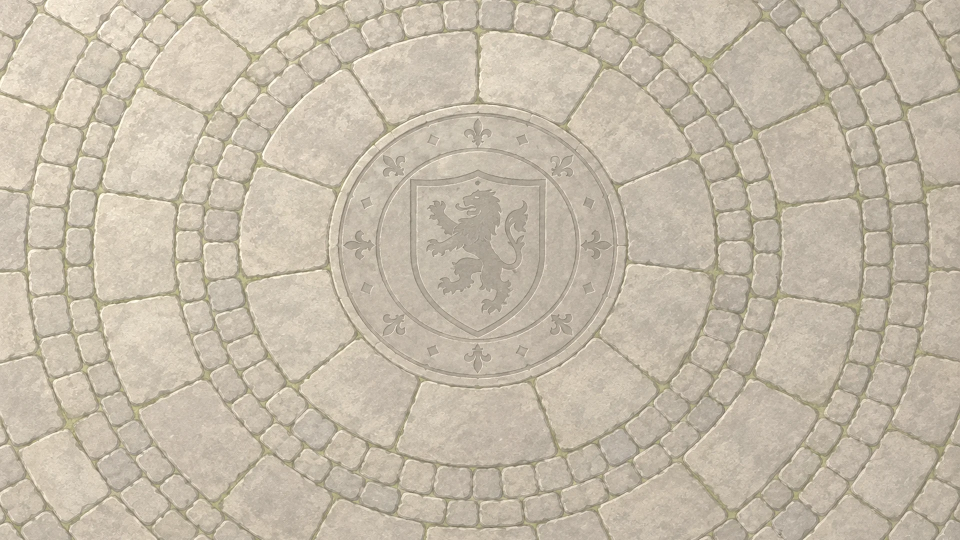
#> input picture assets/floor.webp, 1920 x 1080 px (shown at 1/2 size)
$ python prepare-floor.py ../assets/floor.webp out.png
#> lines starting #> are read from the running program, lines starting #| are printed output that depends on the picture
#!/usr/bin/env python3
"""Prepare the arena floor, enforcing the measured playfield gate.

The gate exists because of a hard constraint, not a preference: the HUD draws
dark sepia ink straight onto the arena, and every actor is a mid-to-dark mass
with a heavy outline. A playfield that is too dark makes the ink unreadable and
swallows the cast; one that is too varied or too saturated competes with them.

So the floor is not "generated and hoped for". A model asked for pale stone will
happily return dark, richly saturated cobbles - the medieval courtyard came back
at mean 110 and 28% saturation against a 180-205 / <=18 / low-chroma gate - and
eyeballing it at source resolution will not catch that. This solves for the
correction, applies it, and re-measures before writing anything.

Usage: prepare-floor.py RAW.png assets/floor.webp [--target 186] [--std-cap 18]
"""
from __future__ import annotations

import argparse
from pathlib import Path

import numpy as np
from PIL import Image

TARGET_W, TARGET_H = 1920, 1080


def central(lum: np.ndarray) -> np.ndarray:
    h, w = lum.shape
    return lum[int(h * 0.2) : int(h * 0.8), int(w * 0.2) : int(w * 0.8)]


def stats(rgb: np.ndarray) -> tuple[float, float, float]:
    a = rgb.astype(np.float64)
    lum = 0.2126 * a[..., 0] + 0.7152 * a[..., 1] + 0.0722 * a[..., 2]
    c = central(lum)
    mx = a.max(axis=2)
    mn = a.min(axis=2)
    sat = np.where(mx > 0, (mx - mn) / np.maximum(mx, 1), 0.0)
    return float(c.mean()), float(c.std()), float(sat[int(a.shape[0] * 0.2) : int(a.shape[0] * 0.8),
                                                    int(a.shape[1] * 0.2) : int(a.shape[1] * 0.8)].mean() * 100)


def apply(rgb: np.ndarray, gain: float, offset: float, sat: float) -> np.ndarray:
    """A linear levels map, then an optional saturation pull.

    Deliberately NOT a gamma curve. Gamma is the reflex for brightening, but it
    COMPRESSES the upper range, and the first attempt at this floor came back
    with its texture flattened from std 13.9 to 9.0 - a floor that reads as
    painted card rather than stone. A gain-and-offset lift keeps the detail: the
    dark image has plenty of headroom above it, so the contrast survives.
    """
    a = rgb.astype(np.float64) * gain + offset
    if sat != 1.0:
        lum = (0.2126 * a[..., 0] + 0.7152 * a[..., 1] + 0.0722 * a[..., 2])[..., None]
        a = lum + (a - lum) * sat
    return np.clip(a, 0, 255).astype(np.uint8)


def main() -> int:
    ap = argparse.ArgumentParser()
    ap.add_argument("src")
    ap.add_argument("dst")
    ap.add_argument("--target", type=float, default=186.0)
    ap.add_argument("--std-cap", type=float, default=18.0)
    ap.add_argument("--sat-cap", type=float, default=14.0)
    args = ap.parse_args()

    im = Image.open(args.src).convert("RGB")
#> im is the input picture: PIL image 1920x1080 RGB; mean R, G, B 196.5, 186.1, 168.6
    # 3:2 -> 16:9 about the centre.
    want_h = round(im.width * TARGET_H / TARGET_W)
#> want_h = 1080
    if want_h <= im.height:
        top = (im.height - want_h) // 2
#> top = 0
        im = im.crop((0, top, im.width, top + want_h))
    else:
        want_w = round(im.height * TARGET_W / TARGET_H)
        left = (im.width - want_w) // 2
        im = im.crop((left, 0, left + want_w, im.height))
    im = im.resize((TARGET_W, TARGET_H), Image.LANCZOS)
    rgb = np.asarray(im)

    m0, s0, sat0 = stats(rgb)
#> in stats, `lum = 0.2126 * a[..., 0] + 0.7152 * a[..., 1] + 0.0722 * a[..., 2]`:
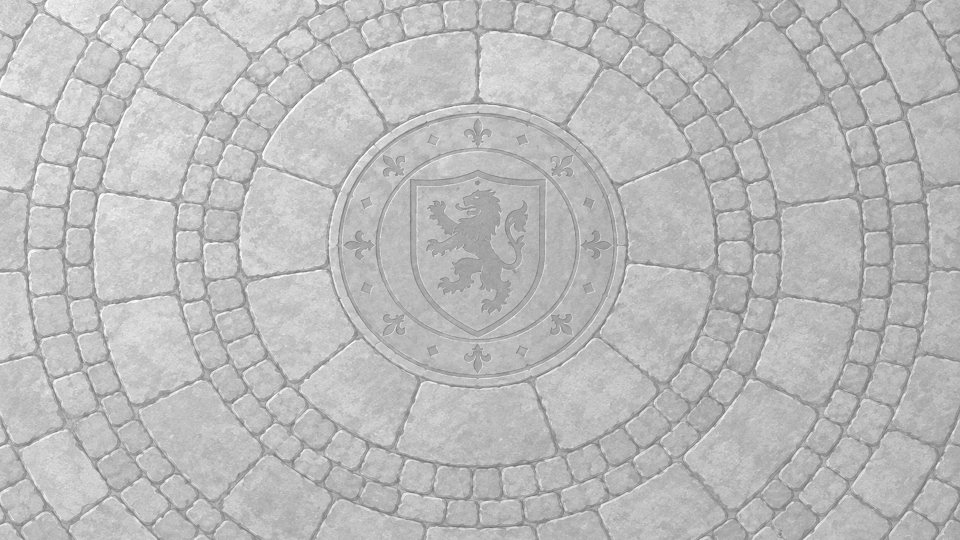
#> lum: shape (1080, 1920) float64 (shown at 1/2 size); min 96.61, max 255, mean 187.1
#> in central, `return lum[int(h * 0.2) : int(h * 0.8), int(w * 0.2) : int(w * 0.8)]`:
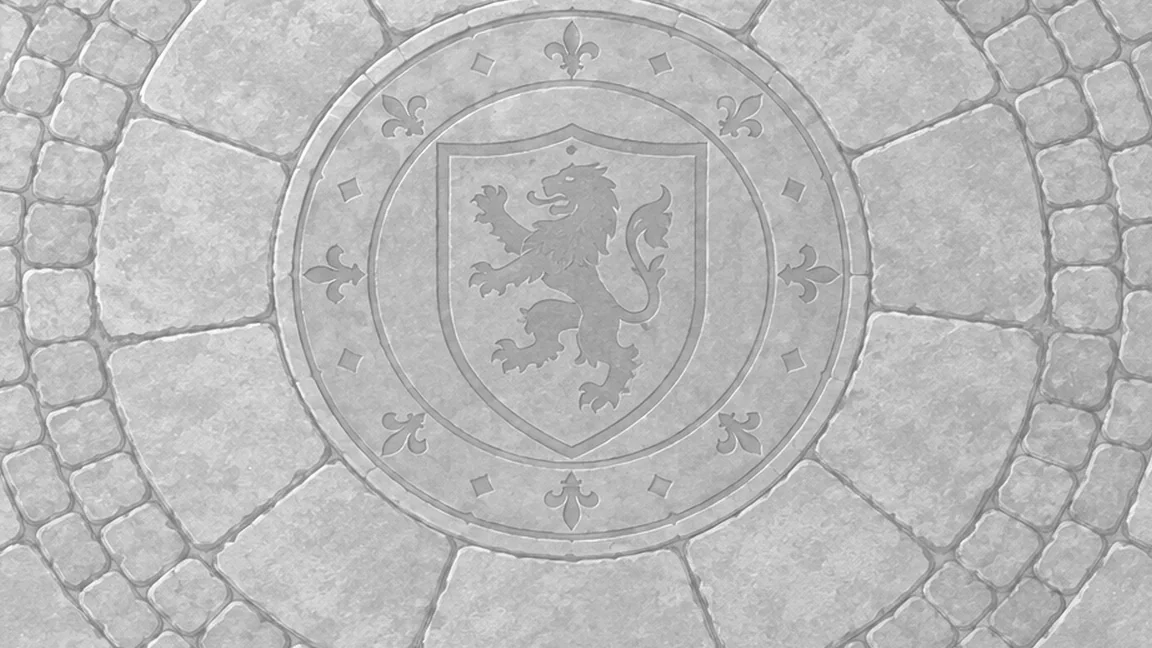
#> returned value: shape (648, 1152) float64; min 103.6, max 254.4, mean 185.7
#> in stats, `mn = a.min(axis=2)`:
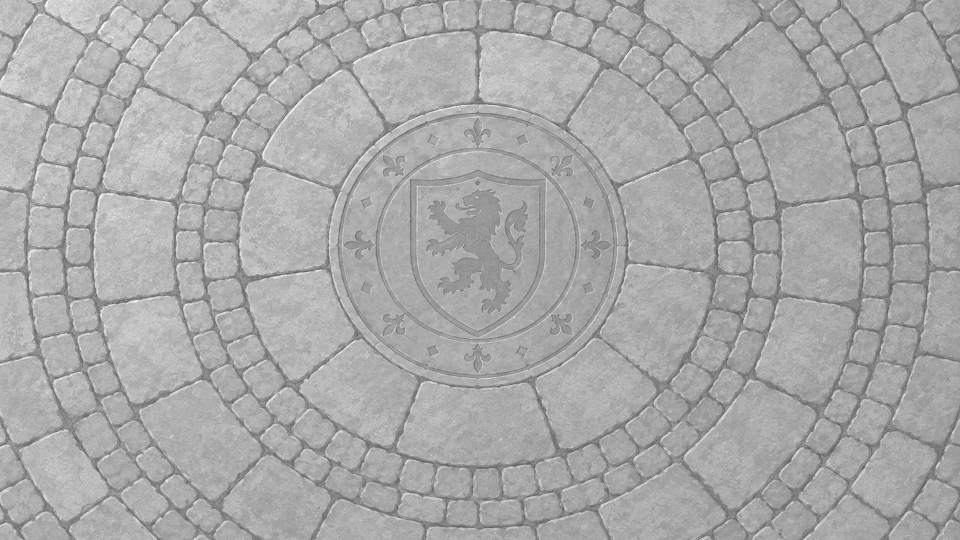
#> mn: shape (1080, 1920) float64 (shown at 1/2 size); min 76, max 255, mean 168.6
#> in stats, `sat = np.where(mx > 0, (mx - mn) / np.maximum(mx, 1), 0.0)`:
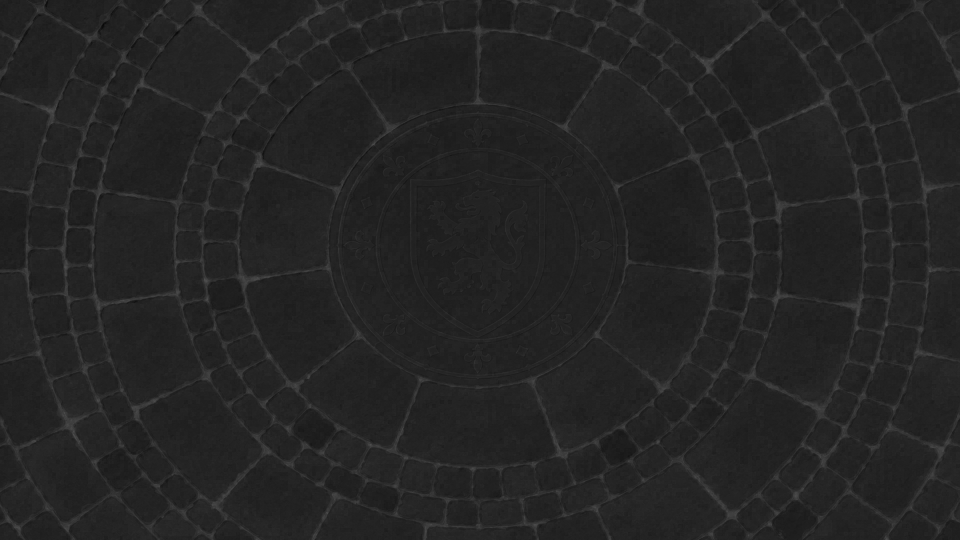
#> sat: shape (1080, 1920) float64 (shown at 1/2 size); min 0, max 0.329, mean 0.143
#> m0 = 185.7; s0 = 17.91; sat0 = 14.03
    print(f"raw      mean={m0:6.1f} std={s0:5.1f} sat={sat0:5.1f}%")
#| raw      mean= 185.7 std= 17.9 sat= 14.0%

    # Solve the lift directly: take as much gain as the std cap allows (contrast
    # is what keeps the stone reading as stone), then set the offset to land the
    # mean, and reject the gain if it would clip the highlights.
    gain = min(args.std_cap / max(1e-6, s0), 1.6)
#> gain = 1.01
    while gain > 0.5:
        offset = args.target - gain * m0
        cand = rgb.astype(np.float64) * gain + offset
        if float((cand > 254.5).mean()) <= 0.004:
            break
        gain -= 0.02
    else:
        raise SystemExit("cannot reach the target mean without clipping")
#> this loop made 1 pass
#> pass 1, in main, `cand = rgb.astype(np.float64) * gain + offset`:
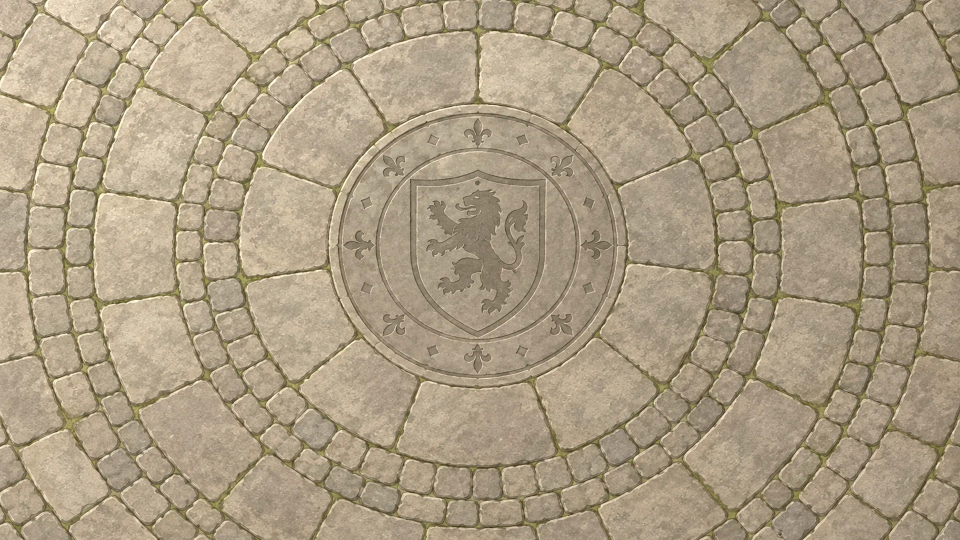
#> cand: shape (1080, 1920, 3) float64 (shown at 1/2 size); mean R, G, B 196.9, 186.5, 168.9; drawn with min black and max white
#> after the loop, gain = 1.01

    # Saturation is a RATIO, so scaling the colour spread does not scale it
    # linearly - close the loop instead of trusting one division.
    sat = sat_mult = 1.0
    for _ in range(8):
        m, s, sat_now = stats(apply(rgb, gain, offset, sat))
        if sat_now <= args.sat_cap or sat <= 0.25:
            break
        sat *= max(0.6, args.sat_cap / sat_now)
        sat_mult = sat
#> this loop made 8 passes
#> (s, sat_now, sat_mult) on passes 1 to 8: (17.92, 14.04, 0.997), (17.91, 14.03, 0.995), (17.91, 14.03, 0.993), (17.91, 14.02, 0.991), (17.91, 14.02, 0.99), (17.91, 14.02, 0.988), (17.92, 14.02, 0.987), (17.92, 14.02, 0.985)
#> after the loop, sat = 0.985

    out = apply(rgb, gain, offset, sat)
#> in apply (call 9), `lum = (0.2126 * a[..., 0] + 0.7152 * a[..., 1] + 0.0722 * a[..., 2])[...`:
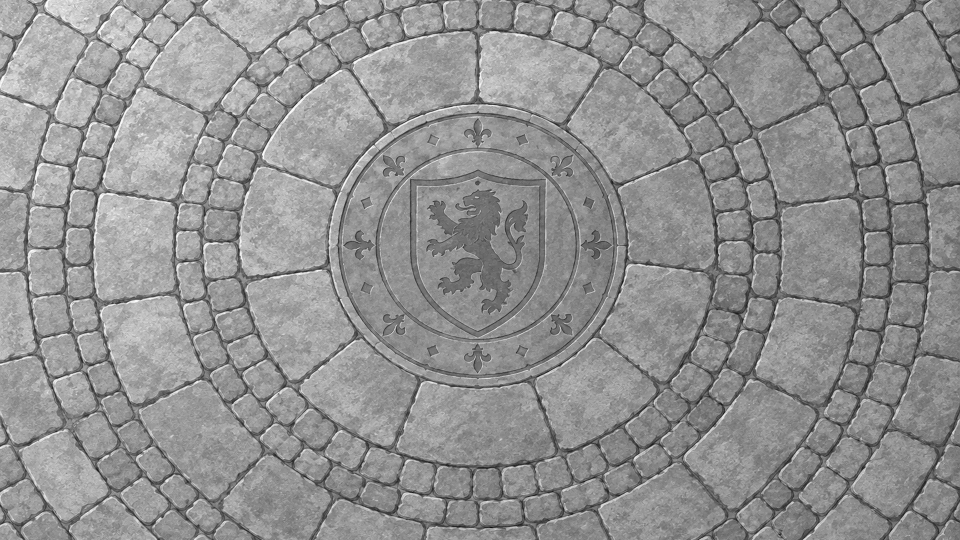
#> lum: shape (1080, 1920, 1) float64 (shown at 1/2 size); min 96.49, max 255.7, mean 187.4; drawn with min black and max white
    m, s, sat = stats(out)
#> sat = 14.02

    problems = []
    if not (172 <= m <= 208):
        problems.append(f"mean {m:.1f} outside 172-208")
    if s > args.std_cap:
        problems.append(f"std {s:.1f} above {args.std_cap}")
    if sat > args.sat_cap:
        problems.append(f"saturation {sat:.1f}% above {args.sat_cap}%")

    Path(args.dst).parent.mkdir(parents=True, exist_ok=True)
    Image.fromarray(out).save(args.dst, "WEBP", quality=84, method=6)
    print(f"corrected mean={m:6.1f} std={s:5.1f} sat={sat:5.1f}%  "
          f"(gain {gain:.2f}, offset {offset:+.1f}, sat scale {sat_mult:.2f})")
#| corrected mean= 185.7 std= 17.9 sat= 14.0%  (gain 1.01, offset -0.6, sat scale 0.99)
    print(f"gate     mean 180-205, std <= {args.std_cap}, sat <= {args.sat_cap}%")
#> (the run stopped early here; a loop or call above may not have finished)
